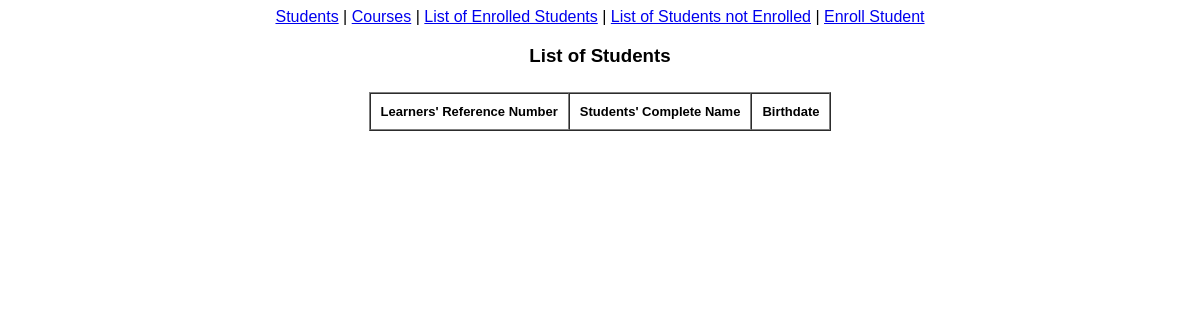
The app's page /htdocs/students.php, older data.
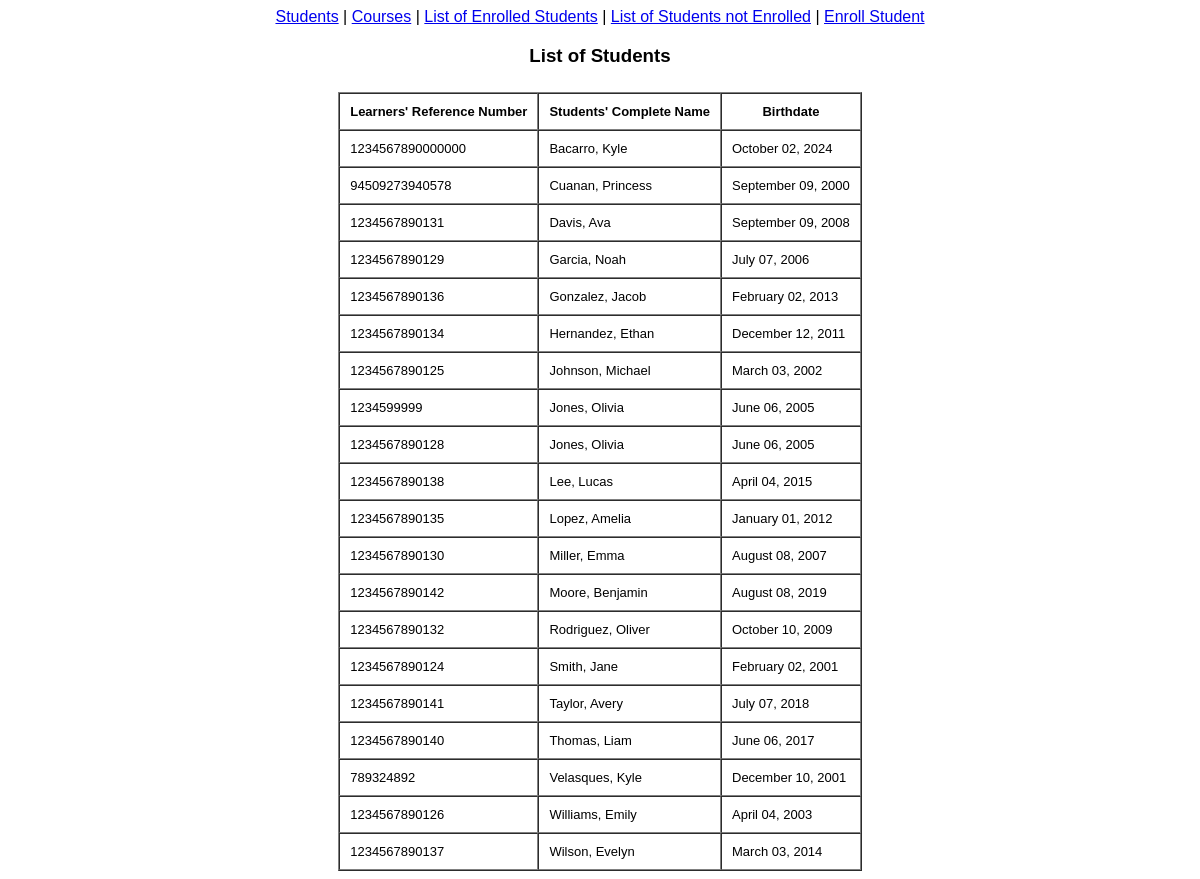
The same page, newer data.
### tables this page shows
CREATE TABLE `students` (
  `lrn` bigint(20) NOT NULL,
  `lastname` varchar(40) NOT NULL,
  `firstname` varchar(100) NOT NULL,
  `middlename` varchar(100) DEFAULT NULL,
  `extension_name` varchar(100) DEFAULT NULL,
  `birthdate` date NOT NULL,
  PRIMARY KEY (`lrn`)
);

### htdocs/students.php (the view, shortened to what this page needs)
<?php
    include("header.php");
?>
    <h3> List of Students </h3>
    <table border="1" cellspacing="0" cellpadding="10">
        <tr>
            <th>Learners' Reference Number</th>
            <th>Students' Complete Name</th>
            <th>Birthdate</th>
        </tr>
        <?php
            $sql = "SELECT * FROM students ORDER BY lastname ASC";
            $query = mysqli_query($connection, $sql);
            while($result = mysqli_fetch_assoc($query)) {
                echo "<tr>";
                echo "<td>" . $result['lrn'] . "</td>";
                echo "<td>{$result['lastname']}, {$result['firstname']}</td>";
                echo "<td>" . date("F d, Y", strtotime($result['birthdate'])) . "</td>";
                echo "</tr>";
            }
        ?>
    </table>
    </center>
</body>
</html>

Row changes from the older to the newer data that the page shows:
added students: lrn "1234567890000000", lastname "Bacarro", firstname "Kyle", birthdate "October 02, 2024"
added students: lrn "94509273940578", lastname "Cuanan", firstname "Princess", birthdate "September 09, 2000"
added students: lrn "1234567890131", lastname "Davis", firstname "Ava", birthdate "September 09, 2008"
added students: lrn "1234567890129", lastname "Garcia", firstname "Noah", birthdate "July 07, 2006"
added students: lrn "1234567890136", lastname "Gonzalez", firstname "Jacob", birthdate "February 02, 2013"
added students: lrn "1234567890134", lastname "Hernandez", firstname "Ethan", birthdate "December 12, 2011"
added students: lrn "1234567890125", lastname "Johnson", firstname "Michael", birthdate "March 03, 2002"
added students: lrn "1234599999", lastname "Jones", firstname "Olivia", birthdate "June 06, 2005"
added students: lrn "1234567890128", lastname "Jones", firstname "Olivia", birthdate "June 06, 2005"
added students: lrn "1234567890138", lastname "Lee", firstname "Lucas", birthdate "April 04, 2015"
added students: lrn "1234567890135", lastname "Lopez", firstname "Amelia", birthdate "January 01, 2012"
added students: lrn "1234567890130", lastname "Miller", firstname "Emma", birthdate "August 08, 2007"
added students: lrn "1234567890142", lastname "Moore", firstname "Benjamin", birthdate "August 08, 2019"
added students: lrn "1234567890132", lastname "Rodriguez", firstname "Oliver", birthdate "October 10, 2009"
added students: lrn "1234567890124", lastname "Smith", firstname "Jane", birthdate "February 02, 2001"
added students: lrn "1234567890141", lastname "Taylor", firstname "Avery", birthdate "July 07, 2018"
added students: lrn "1234567890140", lastname "Thomas", firstname "Liam", birthdate "June 06, 2017"
added students: lrn "789324892", lastname "Velasques", firstname "Kyle", birthdate "December 10, 2001"
added students: lrn "1234567890126", lastname "Williams", firstname "Emily", birthdate "April 04, 2003"
added students: lrn "1234567890137", lastname "Wilson", firstname "Evelyn", birthdate "March 03, 2014"
